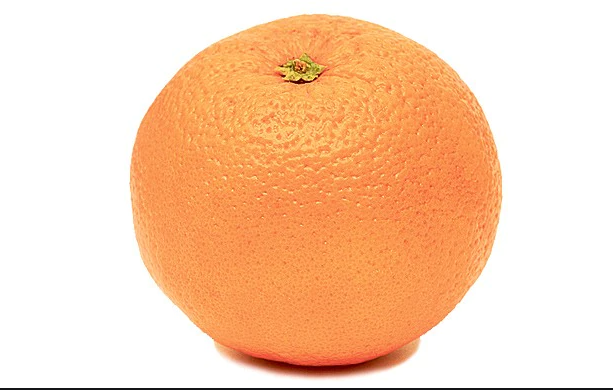
#> input picture f.png, 613 x 390 px
$ python x.py
#> lines starting #> are read from the running program, lines starting #| are printed output that depends on the picture; after the words box and inside, x2 and y2 are one past the last pixel; in counts of white or black regions, pixels touching at a corner belong together
import cv2 as cv

#读取图片
img=cv.imread('f.png')
#> img is the input picture: shape (390, 613, 3); mean B, G, R 178.5, 209.3, 249.7
gray = cv.cvtColor(img, cv.COLOR_BGR2GRAY)
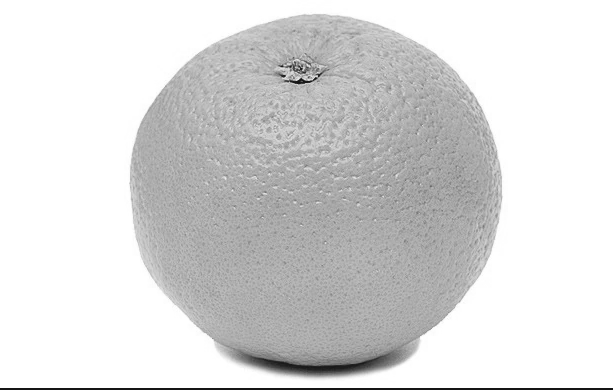
#> gray: shape (390, 613); min 19, max 255, mean 217.9
blurred = cv.GaussianBlur(gray, (3, 3), 0)
xgrad = cv.Sobel(blurred, cv.CV_16SC1, 1, 0)
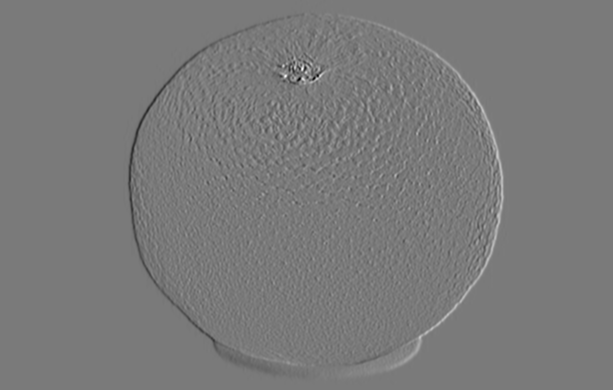
#> xgrad: shape (390, 613) int16; min -361, max 393, mean 0; drawn with min black and max white
ygrad = cv.Sobel(blurred, cv.CV_16SC1, 0, 1)
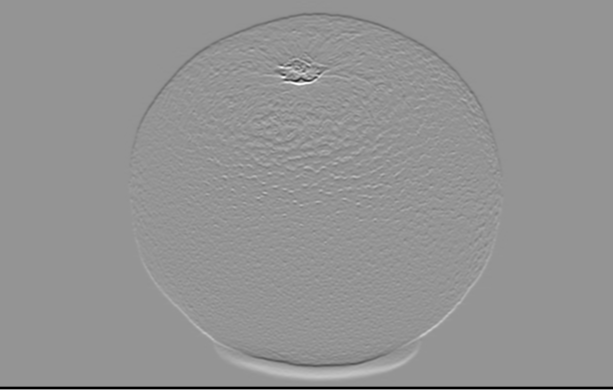
#> ygrad: shape (390, 613) int16; min -704, max 506, mean -4.2; drawn with min black and max white
edge_output = cv.Canny(xgrad, ygrad, 50, 150)
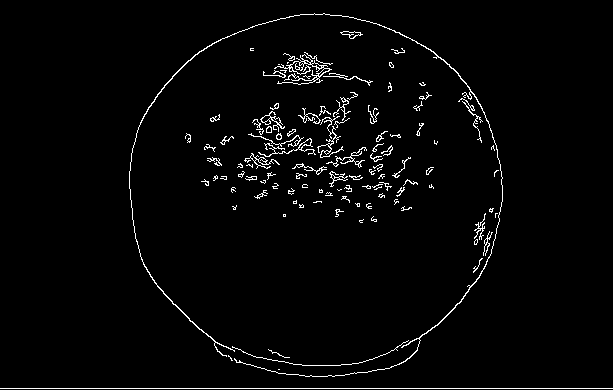
#> edge_output: shape (390, 613); 2.5% white in thin lines or dots
contours, heriachy = cv.findContours(edge_output, cv.RETR_EXTERNAL, cv.CHAIN_APPROX_SIMPLE)
#> contours = 110 contours, 91 with area under 20; largest, box (x1, y1, x2, y2) and area: (129, 13, 503, 377) 324, (274, 54, 332, 85) 193, (260, 111, 285, 132) 108, (258, 138, 316, 157) 85, (244, 153, 280, 169) 81; heriachy = 110 rows, first 6: [1, -1, -1, -1], [2, 0, -1, -1], [3, 1, -1, -1], [4, 2, -1, -1], [5, 3, -1, -1], [6, 4, -1, -1]

max = 0
maxA = 0
for i, contour in enumerate(contours):
    x, y, w, h = cv.boundingRect(contour)
    if w*h>maxA:
    	max=i
    	maxA=w*h
#> this loop made 110 passes
#> (contour, x, y, w, h, maxA) on pass 1: ([[0, 388], [612, 388]], 0, 388, 613, 1, 613)
#> (x, y, w, h, maxA) on passes 5, 110: (232, 340, 177, 26, 4602), (129, 13, 374, 364, 136136)
#> after the loop, max = 109; maxA = 136136
cv.drawContours(img, contours, max, (0, 0, 255), 2)
#画框
x, y, w, h = cv.boundingRect(contours[max])
img = cv.rectangle(img, (x, y), (x + w, y + h), (0, 255,  0), 2)
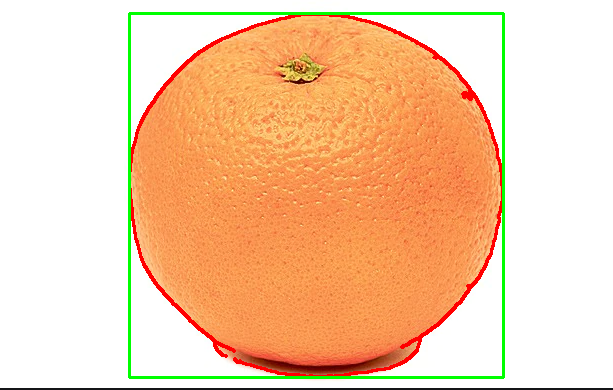
#> img: shape (390, 613, 3); mean B, G, R 170.9, 205.8, 245.2
cv.imshow('img', img)
cv.waitKey(0)
#销毁窗口
cv.destroyAllWindows()
